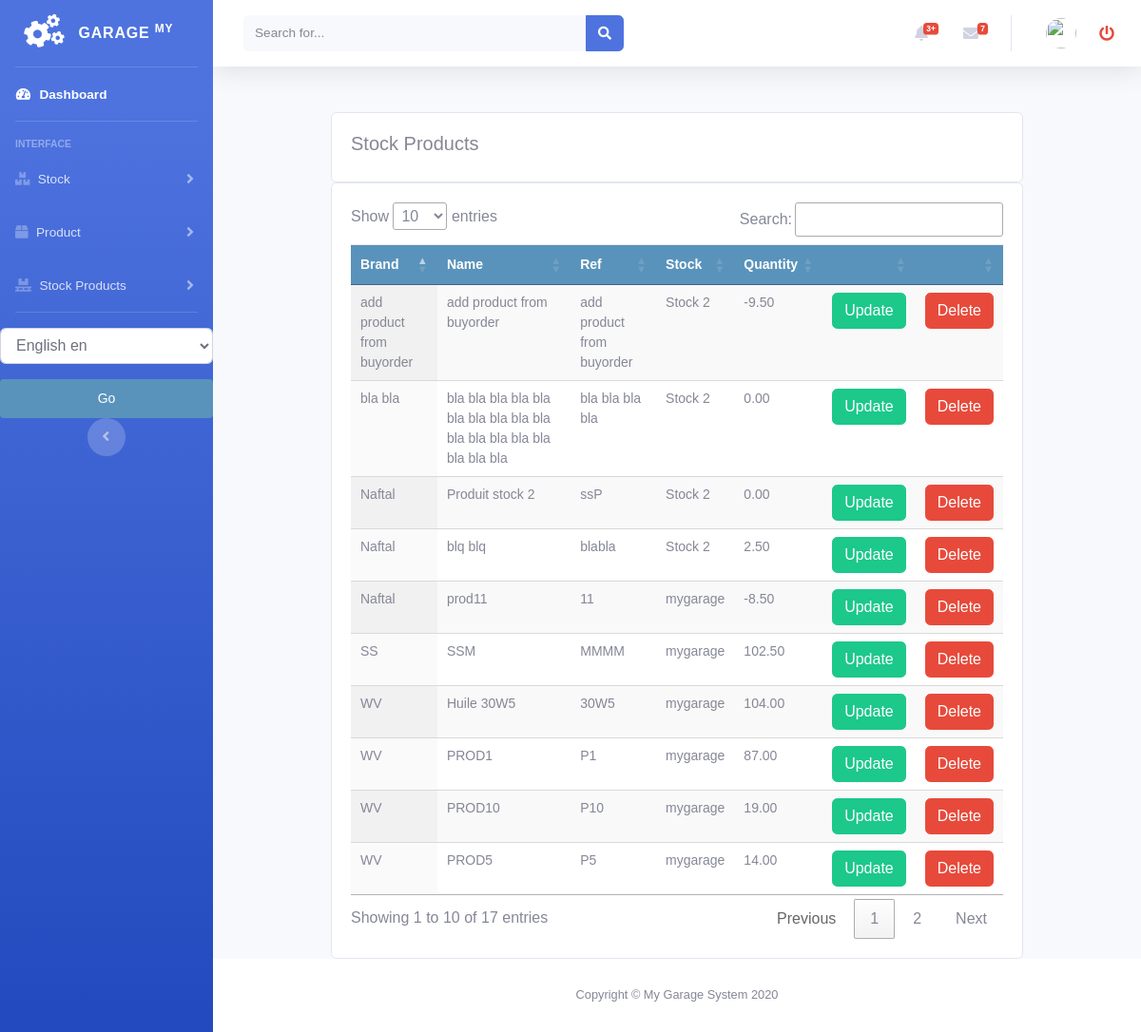
The app's page /stock/all_stockproduct_list, older data.
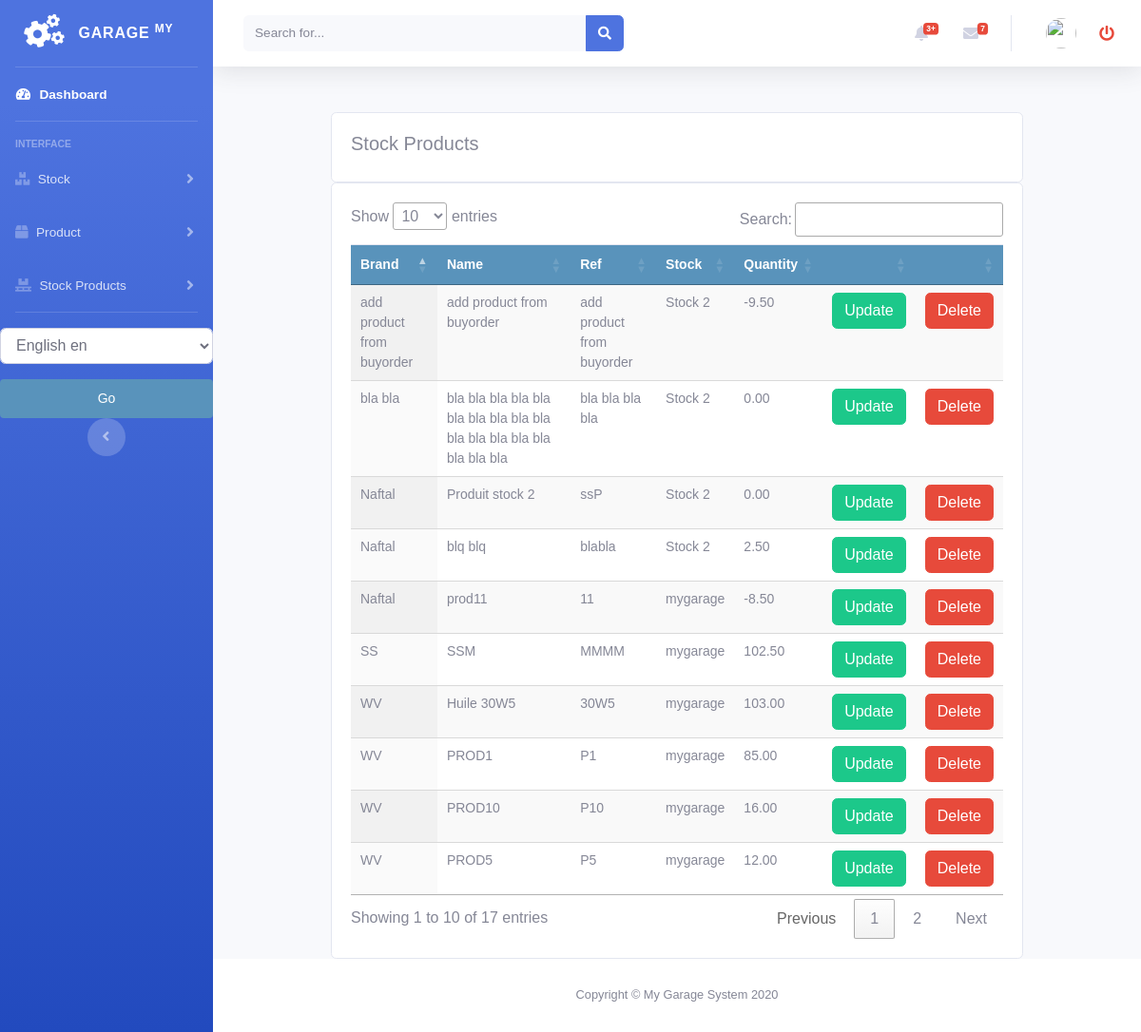
The same page, newer data.
### stock/models.py (models this page shows, shortened)
class StockProduct(models.Model):
    product = models.ForeignKey(Product, null=True, on_delete=models.CASCADE)
    quantity = models.DecimalField(max_digits=10, decimal_places=2, default=0)
    stock = models.ForeignKey(Stock, null=True, on_delete=models.CASCADE)
    class Meta:
        ordering = ('product',)
        verbose_name = 'stockproduct'
        verbose_name_plural = 'stockproducts'

class Stock(models.Model):
    name = models.CharField(max_length=250, null=True)
    class Meta:
        ordering = ('name',)
        verbose_name = 'stock'
        verbose_name_plural = 'stocks'
    def __str__(self):
        return self.name

### product/models.py (models this page shows, shortened)
class Product(models.Model):
    brand = models.CharField(max_length=250, null=True)
    name = models.CharField(max_length=250, null=True)
    ref = models.CharField(max_length=250, null=True)
    desc = models.CharField(max_length=250, null=True, blank=True)
    image = models.ImageField(upload_to='products/%Y/%m/%d', blank=True, )
    buyprice = models.DecimalField(max_digits=10, null=True, decimal_places=2, default=0)
    sellprice = models.DecimalField(max_digits=10, null=True, decimal_places=2, default=0)
    alert_quantity = models.PositiveIntegerField(default=1, blank=True, null=True)
    stock = models.ForeignKey('stock.Stock', blank=False, null=False, on_delete=models.CASCADE, default=1)
    class Meta:
        ordering = ('name',)
        verbose_name = 'product'
        verbose_name_plural = 'products'

### stock/views.py (the view)
# urls.py: path('all_stockproduct_list', views.all_stockproduct_list, name='all_stockproduct_list'),
def all_stockproduct_list(request):
    stockproducts = StockProduct.objects.all()
    categories = Category.objects.all()
    context = {
        'categories': categories,
        'stockproducts': stockproducts,
    }
    return render(request, 'stockproduct/all_list_stockproduct.html', context)

### accounts/templatetags/erpextra.py (called while the page is built)
@register.filter(name='has_group')
def has_group(user, group_name):
    group = Group.objects.get(name=group_name)
    return True if group in user.groups.all() else False

### stock/templates/stockproduct/all_list_stockproduct.html (shortened to what this page needs)
{% extends 'home.html' %}
{% load static %}
{% load i18n %}
{% block content %}
<br>
<div class="container">
    <div class="row">
    <div class="col-md">
        <div class="card card-body">
            <h5>{% trans "Stock Products" %}</h5>
        </div>
        <div class="card card-body">
            <table id="table_id" class=" table display text-center">
              <thead>
              <tr>
                    <th>{% trans "Brand" %}</th>
                    <th>{% trans "Name" %}</th>
                    <th>{% trans "Ref" %}</th>
                    <th>{% trans "Stock" %}</th>
                    <th>{% trans "Quantity" %}</th>
                    <th></th>
                    <th></th>
                </tr>
              </thead>
                <tbody>
                {% for prod in stockproducts %}
                <tr>
                    <td>
                       {{prod.product.brand}}
                   </td>
                    <td>
                       {{prod.product.name}}
                   </td>
                    <td>
                       {{prod.product.ref}}
                   </td>
                    <td>
                       {{prod.stock}}
                   </td>
                    <td>
                       {{prod.quantity}}
                   </td>
                    <td>
                        <a class="btn btn-success " href="{% url 'stock:update_stockproduct' prod.id %}">{% trans "Update" %}</a>
                    </td>
                    <td>
                        <a class="btn btn-danger " href="{% url 'stock:delete_stockproduct' prod.id %}">{% trans "Delete" %}</a>
                    </td>
                </tr>
                {% endfor %}
                </tbody>
            </table>
        </div>
    </div>
</div>
</div>
{% endblock %}
{% block jsscript %}
<link rel="stylesheet" href="https://ajax.googleapis.com/ajax/libs/jqueryui/1.12.1/themes/smoothness/jquery-ui.css">
<link rel="stylesheet" href="https://cdnjs.cloudflare.com/ajax/libs/chosen/1.8.7/chosen.min.css"/>
<link rel="stylesheet" type="text/css" href="https://cdn.datatables.net/1.10.22/css/jquery.dataTables.css">
{% endblock %}

Row changes from the older to the newer data that the page shows:
changed StockProduct "Huile 30W5": quantity "104.00" → "103.00"
changed StockProduct "PROD1": quantity "87.00" → "85.00"
changed StockProduct "PROD10": quantity "19.00" → "16.00"
changed StockProduct "PROD5": quantity "14.00" → "12.00"
